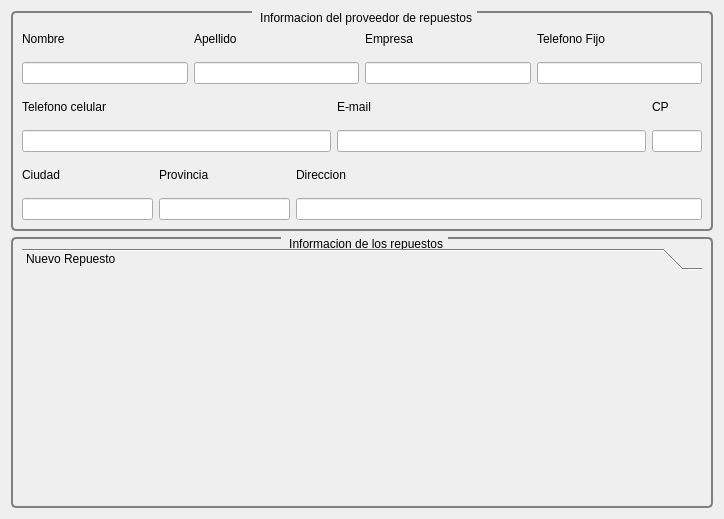
<?xml version="1.0" encoding="UTF-8"?>
<ui version="4.0">
 <class>NuevoStockRepuestos</class>
 <widget class="QWidget" name="NuevoStockRepuestos">
  <property name="geometry">
   <rect>
    <x>0</x>
    <y>0</y>
    <width>724</width>
    <height>519</height>
   </rect>
  </property>
  <property name="windowTitle">
   <string>Form</string>
  </property>
  <layout class="QVBoxLayout" name="verticalLayout">
   <item>
    <widget class="QGroupBox" name="gbCliente_2">
     <property name="minimumSize">
      <size>
       <width>0</width>
       <height>220</height>
      </size>
     </property>
     <property name="sizeIncrement">
      <size>
       <width>0</width>
       <height>0</height>
      </size>
     </property>
     <property name="styleSheet">
      <string notr="true"> QGroupBox {
     background-color: qlineargradient(x1: 0, y1: 0, x2: 0, y2: 1,
                                       stop: 0 #E0E0E0 , stop: 1 #FFFFFF);
     border: 2px solid gray;
     border-radius: 5px;
     margin-top: 1ex; /* leave space at the top for the title */
 }

 QGroupBox::title {
     subcontrol-origin: margin;
     subcontrol-position: top center; /* position at the top center */
     padding: 0 3px;
     background-color: qlineargradient(x1: 0, y1: 0, x2: 0, y2: 1,
                                       stop: 0 #E0E0E0 , stop: 1 #FFFFFF);
 }</string>
     </property>
     <property name="title">
      <string> Informacion del proveedor de repuestos</string>
     </property>
     <layout class="QHBoxLayout" name="horizontalLayout_8">
      <item>
       <layout class="QVBoxLayout" name="verticalLayout_15">
        <item>
         <layout class="QHBoxLayout" name="horizontalLayout_9">
          <item>
           <layout class="QVBoxLayout" name="verticalLayout_8">
            <item>
             <widget class="QLabel" name="label_9">
              <property name="text">
               <string>Nombre</string>
              </property>
             </widget>
            </item>
            <item>
             <widget class="QLineEdit" name="leNombre_2"/>
            </item>
           </layout>
          </item>
          <item>
           <layout class="QVBoxLayout" name="verticalLayout_16">
            <item>
             <widget class="QLabel" name="label_10">
              <property name="text">
               <string>Apellido</string>
              </property>
             </widget>
            </item>
            <item>
             <widget class="QLineEdit" name="leApellido_2"/>
            </item>
           </layout>
          </item>
          <item>
           <layout class="QVBoxLayout" name="verticalLayout_17">
            <item>
             <widget class="QLabel" name="label_11">
              <property name="text">
               <string>Empresa</string>
              </property>
             </widget>
            </item>
            <item>
             <widget class="QLineEdit" name="leEmpresa_2"/>
            </item>
           </layout>
          </item>
          <item>
           <layout class="QVBoxLayout" name="verticalLayout_18">
            <item>
             <widget class="QLabel" name="label_12">
              <property name="text">
               <string>Telefono Fijo</string>
              </property>
             </widget>
            </item>
            <item>
             <widget class="QLineEdit" name="leTelefonoFijo_2"/>
            </item>
           </layout>
          </item>
         </layout>
        </item>
        <item>
         <layout class="QHBoxLayout" name="horizontalLayout_10">
          <item>
           <layout class="QVBoxLayout" name="verticalLayout_19">
            <item>
             <widget class="QLabel" name="label_17">
              <property name="text">
               <string>Telefono celular</string>
              </property>
             </widget>
            </item>
            <item>
             <widget class="QLineEdit" name="leTelefonoCelular_2"/>
            </item>
           </layout>
          </item>
          <item>
           <layout class="QVBoxLayout" name="verticalLayout_20" stretch="0,0">
            <item>
             <widget class="QLabel" name="label_13">
              <property name="text">
               <string>E-mail</string>
              </property>
             </widget>
            </item>
            <item>
             <widget class="QLineEdit" name="leEmail_2">
              <property name="minimumSize">
               <size>
                <width>300</width>
                <height>0</height>
               </size>
              </property>
             </widget>
            </item>
           </layout>
          </item>
          <item>
           <layout class="QVBoxLayout" name="verticalLayout_21">
            <property name="spacing">
             <number>6</number>
            </property>
            <property name="sizeConstraint">
             <enum>QLayout::SetMinimumSize</enum>
            </property>
            <item>
             <widget class="QLabel" name="label_14">
              <property name="sizePolicy">
               <sizepolicy hsizetype="Minimum" vsizetype="Preferred">
                <horstretch>0</horstretch>
                <verstretch>0</verstretch>
               </sizepolicy>
              </property>
              <property name="maximumSize">
               <size>
                <width>30</width>
                <height>16777215</height>
               </size>
              </property>
              <property name="text">
               <string>CP</string>
              </property>
             </widget>
            </item>
            <item>
             <widget class="QLineEdit" name="leCp_2">
              <property name="sizePolicy">
               <sizepolicy hsizetype="Minimum" vsizetype="Fixed">
                <horstretch>0</horstretch>
                <verstretch>0</verstretch>
               </sizepolicy>
              </property>
              <property name="maximumSize">
               <size>
                <width>50</width>
                <height>16777215</height>
               </size>
              </property>
             </widget>
            </item>
           </layout>
          </item>
         </layout>
        </item>
        <item>
         <layout class="QHBoxLayout" name="horizontalLayout_11">
          <item>
           <layout class="QVBoxLayout" name="verticalLayout_22">
            <item>
             <widget class="QLabel" name="lCiudad_2">
              <property name="text">
               <string>Ciudad</string>
              </property>
             </widget>
            </item>
            <item>
             <widget class="QLineEdit" name="leCiudad_2"/>
            </item>
           </layout>
          </item>
          <item>
           <layout class="QVBoxLayout" name="verticalLayout_23">
            <item>
             <widget class="QLabel" name="label_15">
              <property name="text">
               <string>Provincia</string>
              </property>
             </widget>
            </item>
            <item>
             <widget class="QLineEdit" name="leProvincia_2"/>
            </item>
           </layout>
          </item>
          <item>
           <layout class="QVBoxLayout" name="verticalLayout_24">
            <item>
             <widget class="QLabel" name="label_18">
              <property name="text">
               <string>Direccion</string>
              </property>
             </widget>
            </item>
            <item>
             <widget class="QLineEdit" name="leDireccion_2">
              <property name="minimumSize">
               <size>
                <width>406</width>
                <height>0</height>
               </size>
              </property>
             </widget>
            </item>
           </layout>
          </item>
         </layout>
        </item>
       </layout>
      </item>
     </layout>
    </widget>
   </item>
   <item>
    <widget class="QGroupBox" name="gbBalanzas">
     <property name="font">
      <font>
       <underline>false</underline>
       <strikeout>false</strikeout>
      </font>
     </property>
     <property name="styleSheet">
      <string notr="true"> QGroupBox {
     background-color: qlineargradient(x1: 0, y1: 0, x2: 0, y2: 1,
                                       stop: 0 #E0E0E0, stop: 1 #FFFFFF);
     border: 2px solid gray;
     border-radius: 5px;
     margin-top: 1ex; /* leave space at the top for the title */
 }

 QGroupBox::title {
     subcontrol-origin: margin;
     subcontrol-position: top center; /* position at the top center */
     padding: 0 3px;
     background-color: qlineargradient(x1: 0, y1: 0, x2: 0, y2: 1,
                                       stop: 0 #E0E0E0, stop: 1 #FFFFFF);
 }</string>
     </property>
     <property name="title">
      <string> Informacion de los repuestos</string>
     </property>
     <layout class="QHBoxLayout" name="horizontalLayout">
      <item>
       <widget class="QToolBox" name="tbBalanzas">
        <property name="sizePolicy">
         <sizepolicy hsizetype="Preferred" vsizetype="Expanding">
          <horstretch>0</horstretch>
          <verstretch>0</verstretch>
         </sizepolicy>
        </property>
        <property name="styleSheet">
         <string notr="true"/>
        </property>
        <property name="currentIndex">
         <number>0</number>
        </property>
        <widget class="QWidget" name="page_2">
         <property name="geometry">
          <rect>
           <x>0</x>
           <y>0</y>
           <width>684</width>
           <height>214</height>
          </rect>
         </property>
         <attribute name="label">
          <string>Nuevo Repuesto</string>
         </attribute>
        </widget>
       </widget>
      </item>
     </layout>
    </widget>
   </item>
  </layout>
 </widget>
 <resources/>
 <connections/>
</ui>
